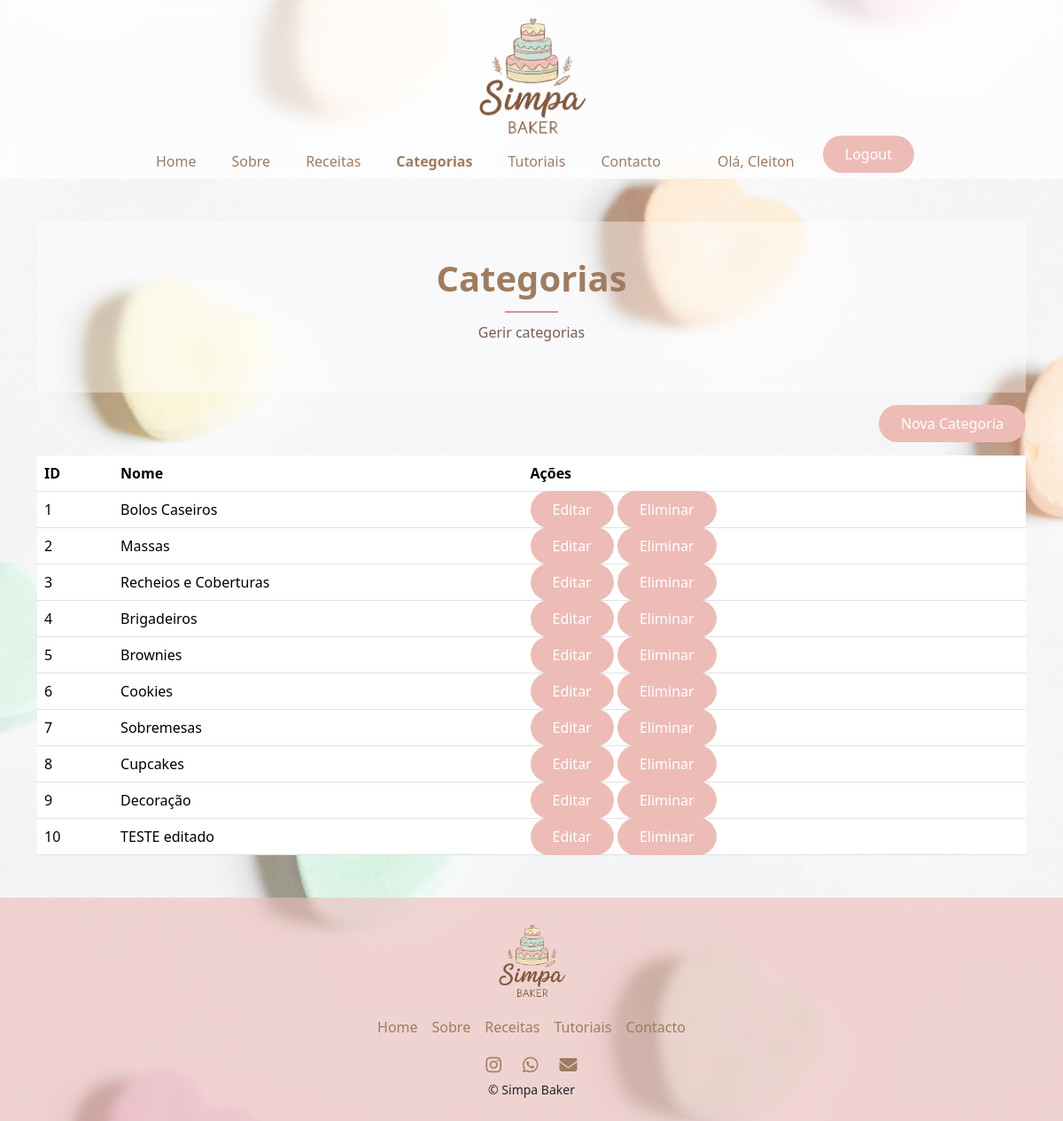
Screenshot of /Pages/categorias.php (signed in) with the database file from the repository.
### tables this page shows
CREATE TABLE `categoria` (
  `id` int NOT NULL AUTO_INCREMENT,
  `nome` varchar(100) NOT NULL,
  PRIMARY KEY (`id`)
);

### Pages/categorias.php (the view, shortened to what this page needs)
<?php
require '../Config/database.php';
$sql = "SELECT * FROM categoria";
$stmt = $pdo->query($sql);
$categorias = $stmt->fetchAll(PDO::FETCH_ASSOC);
?>
<?php include 'content/head.php';?>
<?php include 'content/header.php';?>
<?php include 'content/nav.php';?>
<main>
    <div class="container my-5">
        <div class="page-hero">
            <h1 class="fw-bold">Categorias</h1>
            <div class="divider"></div>
            <p>Gerir categorias</p>
        </div>
        <?php if (isset($_SESSION['utilizador_id'])): ?>
        <div class="mb-4 text-end">
            <br>
            <a href="nova-categoria.php" class="btn-simpa">Nova Categoria</a>
        </div>
        <?php endif; ?>
        <table class="table">
            <thead>
                <tr>
                    <th>ID</th>
                    <th>Nome</th>
                    <th>Ações</th>
                </tr>
            </thead>
                <tbody>
                    <?php foreach ($categorias as $categoria): ?>
                        <tr>
                            <td>
                                <?= $categoria['id'] ?>
                            </td>
                            <td>
                                <?= htmlspecialchars($categoria['nome']) ?>
                            </td>
                            <td>
                                <a href="editar-categoria.php?id=<?= $categoria['id'] ?>"
                                class="btn-simpa">Editar</a>
                                <a href="eliminar-categoria.php?id=<?= $categoria['id'] ?>"
                                class="btn-simpa" onclick="return confirm('Tem certeza que deseja eliminar esta categoria?')">Eliminar</a>
                            </td>
                        </tr>
                    <?php endforeach; ?>
                </tbody>
        </table>
    </div>
</main>
<?php include 'content/footer.php'; ?>

### Assets/CSS/style.css (style rules this page uses)
:root { --rosa: rgb(237, 188, 183); --verde: #c5dfd6; --creme: #f5efe0; --marrom: #9f7c60; }
html { overflow-y: scroll; }
body { background-image: url("../Imagens/background/fundo_coracoes.jpg"); background-size: cover; background-position: center; background-repeat: no-repeat; background-attachment: fixed; overflow-y: scroll; }
.btn-simpa { background-color: var(--marrom); color: white; border: none; padding: 10px 25px; border-radius: 30px; transition: 0.3s; }
.divider { width: 60px; height: 3px; background-color: var(--rosa); margin: 10px auto 30px; }
.btn-simpa { background-color: var(--rosa); color: white; border: none; padding: 10px 25px; border-radius: 30px; transition: 0.3s; text-decoration: none; }
.page-hero { background-color: rgba(255, 255, 255, 0.4); backdrop-filter: blur(5px); text-align: center; padding: 40px 20px; }
.page-hero h1 { color: var(--marrom); }
.divider { width: 60px; height: 2px; background-color: #d4919e; margin: 0.8rem auto 0.5rem; }
.page-hero p { margin-top: 10px; color: #7a5c52; font-weight: 300; }

### rows the page displays
categoria: id "1", nome "Bolos Caseiros"
categoria: id "2", nome "Massas"
categoria: id "3", nome "Recheios e Coberturas"
categoria: id "4", nome "Brigadeiros"
categoria: id "5", nome "Brownies"
categoria: id "6", nome "Cookies"
categoria: id "7", nome "Sobremesas"
categoria: id "8", nome "Cupcakes"
categoria: id "9", nome "Decoração"
categoria: id "10", nome "TESTE editado"

### other values shown
$_SESSION['nome'] "Cleiton"
